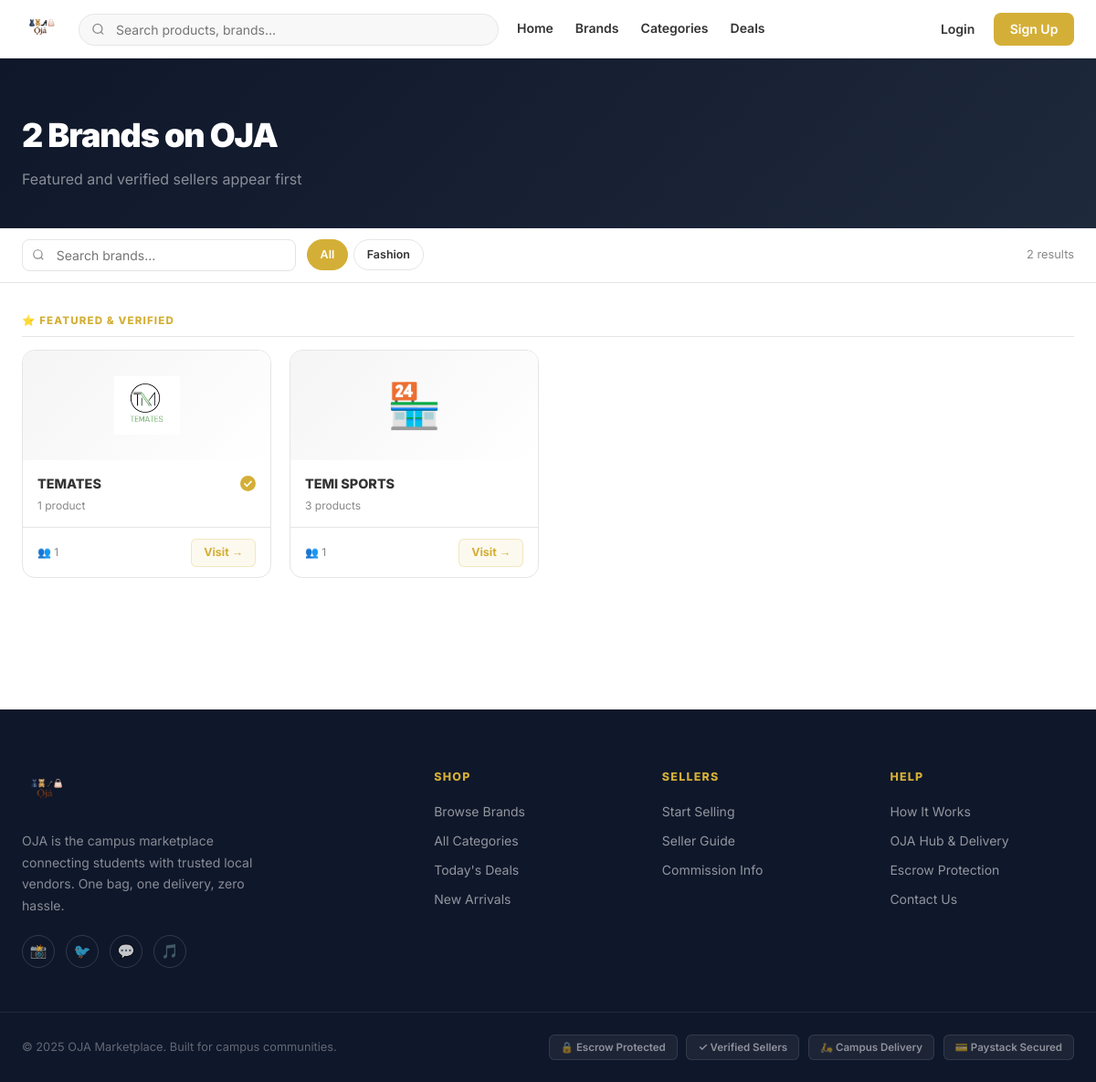
Page /brands/ on the earlier database version.
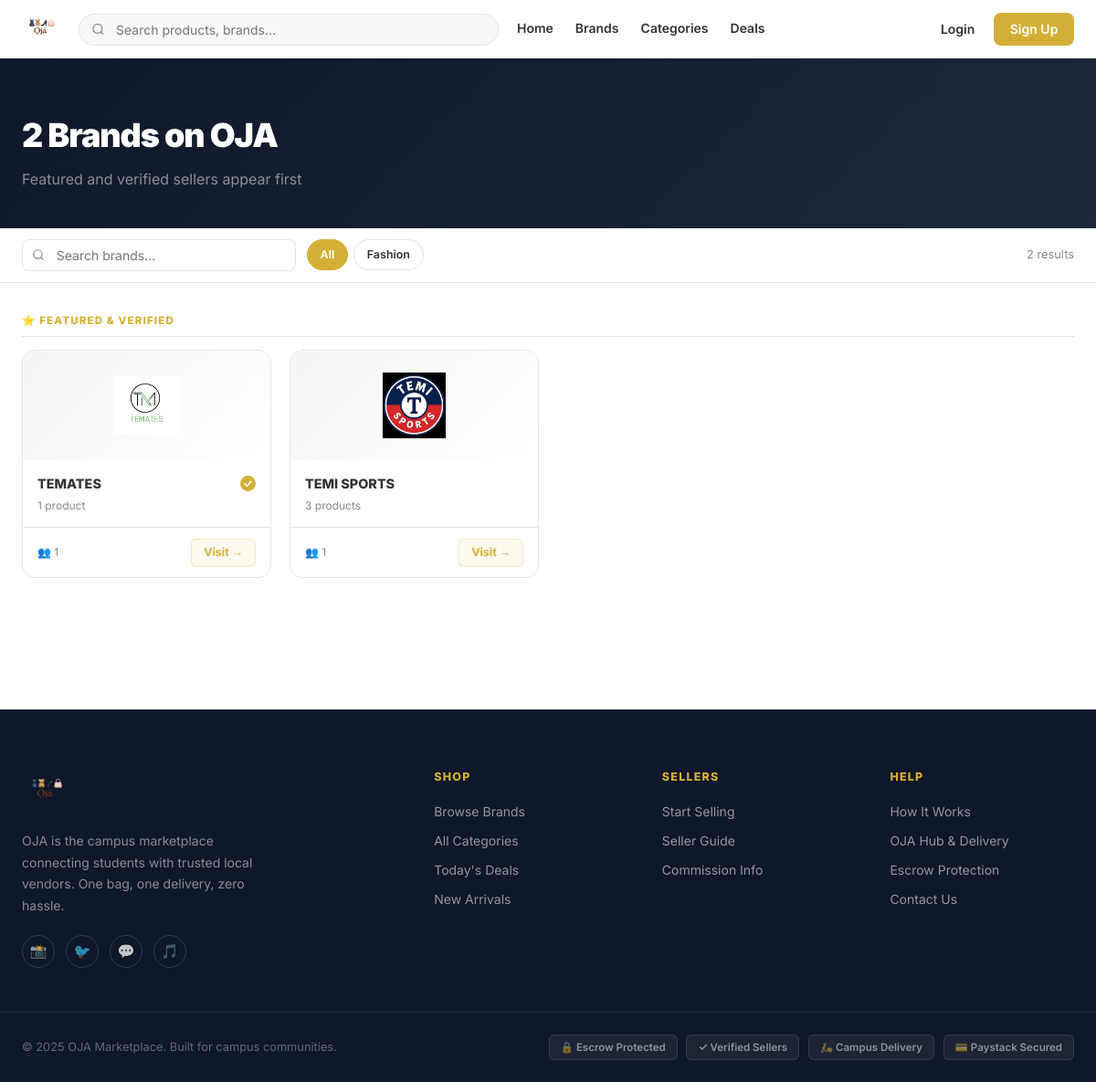
Same page on the later database version.
### marketplace/models.py (models this page shows, shortened)
class Brand(models.Model):
    TIER_FREE = 'free'
    TIER_PRO = 'pro'
    TIER_CHOICES = [(TIER_FREE, 'Free'), (TIER_PRO, 'Pro')]
    FREE_PRODUCT_LIMIT = 5
    seller = models.OneToOneField(User, on_delete=models.CASCADE, related_name='brand',
        limit_choices_to={'user_type': 'seller'})
    name = models.CharField(max_length=200, unique=True)
    description = models.TextField(blank=True)
    logo = models.ImageField(upload_to='brand_logos/', blank=True, null=True)
    is_verified = models.BooleanField(default=False)
    established = models.CharField(max_length=4, blank=True)
    location = models.CharField(max_length=200, blank=True)
    rating = models.DecimalField(max_digits=3, decimal_places=2, default=Decimal('0.0'))
    followers = models.ManyToManyField(User, related_name='followed_brands', blank=True,
        limit_choices_to={'user_type': 'customer'})
    tier = models.CharField(max_length=10, choices=TIER_CHOICES, default=TIER_FREE)
    tier_expires_at = models.DateTimeField(null=True, blank=True)
    is_promoted = models.BooleanField(default=False)
    promoted_until = models.DateTimeField(null=True, blank=True)
    whatsapp = models.CharField(max_length=20, blank=True)
    instagram = models.CharField(max_length=100, blank=True)
    twitter = models.CharField(max_length=100, blank=True)
    tiktok = models.CharField(max_length=100, blank=True)
    website = models.URLField(blank=True)
    business_category = models.CharField(max_length=100, blank=True)
    business_type = models.CharField(max_length=100, blank=True)
    address = models.TextField(blank=True)
    city = models.CharField(max_length=100, blank=True)
    country = models.CharField(max_length=100, blank=True, default='Nigeria')
    tax_id = models.CharField(max_length=50, blank=True)
    commission_rate = models.DecimalField(max_digits=5, decimal_places=2, default=Decimal('3.00'))
    wallet_balance = models.DecimalField(max_digits=12, decimal_places=2, default=Decimal('0.00'))
    wallet_pending = models.DecimalField(max_digits=12, decimal_places=2, default=Decimal('0.00'))
    wallet_total_earned = models.DecimalField(max_digits=12, decimal_places=2, default=Decimal('0.00'))
    created_at = models.DateTimeField(auto_now_add=True)
    @property
    def product_count(self):
        return self.products.filter(status='active').count()
    @property
    def follower_count(self):
        return self.followers.count()

### marketplace/views.py (the view)
# urls.py: path('brands/', views.brands_list, name='brands'),
def brands_list(request):
    query    = request.GET.get('q', '')
    cat_slug = request.GET.get('category', '')
    brands   = Brand.objects.prefetch_related('followers', 'products').order_by(
        '-is_promoted', '-is_verified', '-created_at'
    )
    if query:
        brands = brands.filter(Q(name__icontains=query) | Q(description__icontains=query))
    if cat_slug:
        brands = brands.filter(products__category__slug=cat_slug, products__status='active').distinct()
    categories = Category.objects.all()
    return render(request, 'marketplace/brands.html', {
        'brands': brands, 'query': query,
        'categories': categories, 'active_cat': cat_slug,
    })

### marketplace/context_processors.py (called while the page is built)
def cart_context(request):
    if request.user.is_authenticated:
        cart_count = CartItem.objects.filter(user=request.user).values_list(
            'quantity', flat=True
        )
        return {'cart_count': sum(cart_count)}
    return {'cart_count': 0}

def notification_context(request):
    if request.user.is_authenticated:
        unread_count = Notification.objects.filter(
            recipient=request.user,  # only personal notifications, not broadcasts
            is_read=False
        ).count()
        return {'unread_notifications': unread_count}
    return {'unread_notifications': 0}

### marketplace/templates/marketplace/brands.html (shortened to what this page needs)
{% extends 'marketplace/base.html' %}
{% block content %}
<div class="brands-hero">
  <div style="max-width:1280px;margin:0 auto;padding:0 1.5rem">
    <h1>{{ brands|length }} Brand{{ brands|length|pluralize }} on OJA</h1>
    <p>Featured and verified sellers appear first</p>
  </div>
</div>
<div class="filter-bar">
  <div class="filter-inner">
    <div class="filter-search">
      <input type="text" id="brandSearch" placeholder="Search brands…" value="{{ query }}" oninput="filterBrands(this.value)">
    </div>
    <div class="filter-cats">
      <a href="{% url 'brands' %}{% if query %}?q={{ query }}{% endif %}" class="fcat {% if not active_cat %}active{% endif %}">All</a>
      {% for cat in categories %}
      <a href="{% url 'brands' %}?category={{ cat.slug }}{% if query %}&q={{ query }}{% endif %}" class="fcat {% if active_cat == cat.slug %}active{% endif %}">{{ cat.name }}</a>
      {% endfor %}
    </div>
    <div class="filter-right">
      <span style="font-size:.8rem;color:var(--text-muted);white-space:nowrap">{{ brands|length }} result{{ brands|length|pluralize }}</span>
    </div>
  </div>
</div>
<div class="brands-wrap">
  {% if brands %}
  {% with featured_list=brands %}
  {% if featured_list %}
  <div class="sec-label">
    <span>⭐ Featured &amp; Verified</span>
  </div>
  <div class="bg4" id="brandsGrid">
    {% for brand in brands %}
    <a href="{% url 'brand_detail' brand.id %}" class="brd-card brand-item" data-name="{{ brand.name|lower }}">
      <div class="brd-img">
        {% if brand.logo %}<img src="{{ brand.logo.url }}" alt="{{ brand.name }}">
        {% else %}<span class="brd-emoji">🏪</span>{% endif %}
      </div>
      <div class="brd-body">
        <div class="brd-name">
          <span style="flex:1;overflow:hidden;text-overflow:ellipsis">{{ brand.name }}</span>
          {% if brand.is_verified %}
          <span class="verified-gold" title="Verified Seller">
            <svg viewBox="0 0 24 24" fill="none"><circle cx="12" cy="12" r="12" fill="#D4AF37"/><path d="M7 12.5l3.5 3.5 6.5-7" stroke="white" stroke-width="2.2" stroke-linecap="round" stroke-linejoin="round"/></svg>
          </span>
          {% endif %}
        </div>
        <div class="brd-meta">{{ brand.product_count }} product{{ brand.product_count|pluralize }}</div>
      </div>
      <div class="brd-footer">
        <span style="font-size:.75rem;color:var(--text-muted)">👥 {{ brand.follower_count }}</span>
        <span class="brd-visit">Visit →</span>
      </div>
    </a>
    {% endfor %}
  </div>
  {% endif %}
  {% endwith %}
  {% else %}
  <div class="empty-state">
    <div class="empty-icon">🏪</div>
    <p>No brands found{% if query %} for "{{ query }}"{% endif %}.</p>
    <a href="{% url 'brands' %}" class="btn-gold" style="margin-top:1rem;display:inline-flex">Clear filters</a>
  </div>
  {% endif %}
</div>
{% endblock %}

Differences in the rows shown:
changed Brand "TEMI SPORTS": logo: picture added; no longer shows "🏪"
